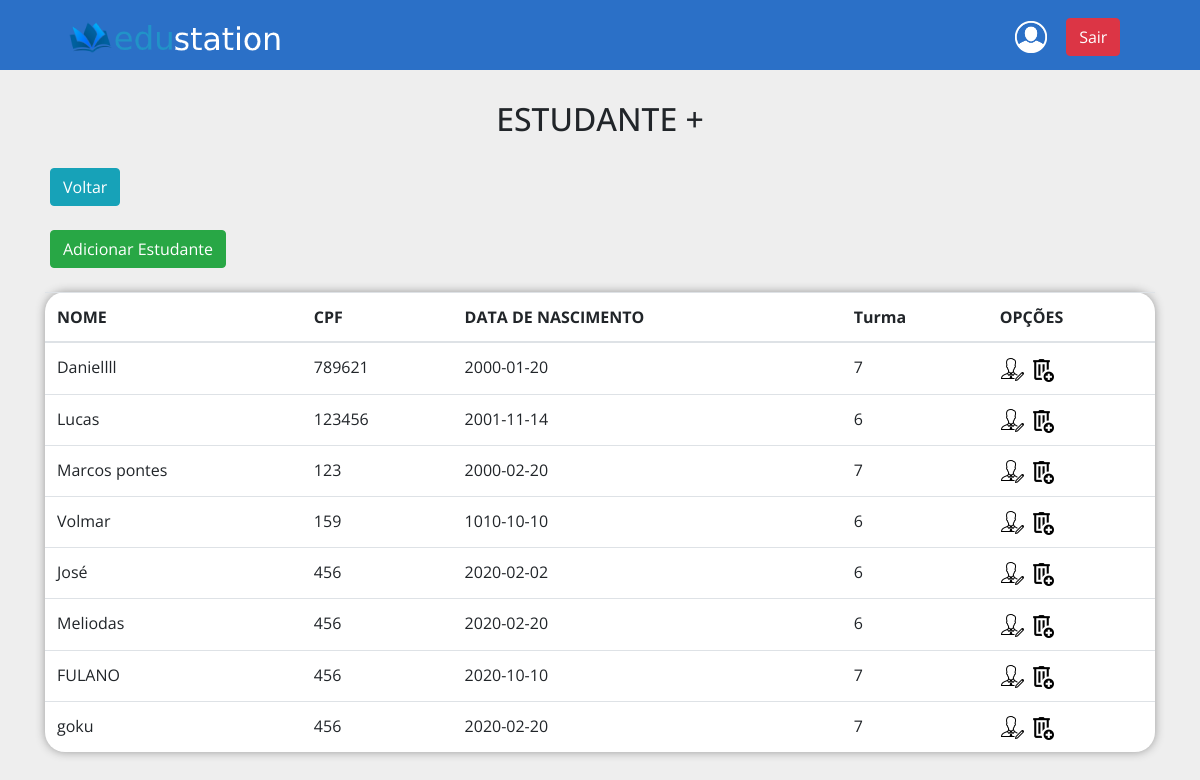
The page /getAllStudents.php (signed in) on the database its author committed.
### tables this page shows
CREATE TABLE `students` (
  `id` int(11) NOT NULL,
  `id_class` int(11) NOT NULL,
  `tname` varchar(255) NOT NULL,
  `cpf` varchar(13) NOT NULL,
  `date_nasc` date NOT NULL,
  `email` varchar(255) NOT NULL
);

### classes/UsersStudents.php (called while the page is built, shortened)
<?php
class UsersStudents
{
    public function getAllStudents()
    {
        global $pdo;
        $array = array();
        $sql = $pdo->query("SELECT * FROM students");
        if ($sql->rowCount() > 0) {
            $array = $sql->fetchAll();
        }
        return $array;
    }
}

### getAllStudents.php (the view, shortened to what this page needs)
<?php
require __DIR__ . "/pages/header.php";
?>
<h1 class="title">ESTUDANTE +</h1>
<a href="index.php"><button type="button" class="style btn btn-info">Voltar</button></a> <br><br>
<a href="registerStudents.php"><button type="button" class="style btn btn-success">Adicionar Estudante</button></a> <br><br>
<div class="container">
    <table class="table table-hover">
        <thead>
        <tr>
            <th scope="col">NOME</th>
            <th scope="col">CPF</th>
            <th scope="col">DATA DE NASCIMENTO</th>
            <th>Turma</th>
            <th scope="col">OPÇÕES</th>
        </tr>
        </thead>
        <tbody>
    <?php
    require __DIR__ . "/classes/UsersStudents.php";
    $user = new UsersStudents();
    $students = $user->getAllStudents();
    foreach ($students as $student):
        ?>
        <tr>
            <td><?= $student['tname'];?></td>
            <td><?= $student['cpf'];?></td>
            <td><?= $student['date_nasc'];?></td>
            <td><?= $student['id_class'];?></td>
            <td>
                <a href="alterInfoStudents.php?id=<?php echo $student['id']; ?>">
                    <img src="assets/images/editar.png" alt="Editar" title="Editar" width="25px" height="auto">
                </a>
                <a href="deleteStudents.php?id=<?php echo $student['id']; ?>">
                    <img src="assets/images/lixeira.png" alt="Excluir" title="Excluir" width="25px" height="auto">
                </a>
            </td>
        </tr>
    <?php endforeach; ?>
        </tbody>
</table>
</div>
<?php
require __DIR__ . "/pages/footer.php";
?>

### assets/css/style.css (style rules this page uses)
.title { margin-top: 30px; margin-bottom: 30px; font-size: 2em; text-align: center; }
table { background-color: #fff; border-radius: 20px; box-shadow: 0px 0px 10px #999; }
a .style { margin-left: 50px; }

### rows shown on the page
students: tname "Daniellll", cpf "789621", date_nasc "2000-01-20", id_class "7"
students: tname "Lucas", cpf "123456", date_nasc "2001-11-14", id_class "6"
students: tname "Marcos pontes", cpf "123", date_nasc "2000-02-20", id_class "7"
students: tname "Volmar", cpf "159", date_nasc "1010-10-10", id_class "6"
students: tname "José", cpf "456", date_nasc "2020-02-02", id_class "6"
students: tname "Meliodas", cpf "456", date_nasc "2020-02-20", id_class "6"
students: tname "FULANO", cpf "456", date_nasc "2020-10-10", id_class "7"
students: tname "goku", cpf "456", date_nasc "2020-02-20", id_class "7"
